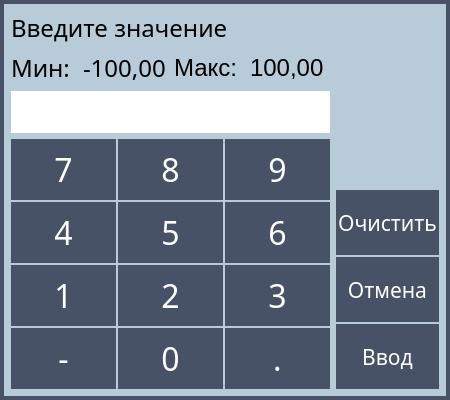
<?xml version="1.0" encoding="UTF-8"?>
<ui version="4.0">
 <class>DigitKeyboard</class>
 <widget class="QDialog" name="DigitKeyboard">
  <property name="geometry">
   <rect>
    <x>0</x>
    <y>0</y>
    <width>450</width>
    <height>400</height>
   </rect>
  </property>
  <property name="windowTitle">
   <string>Dialog</string>
  </property>
  <property name="styleSheet">
   <string notr="true">QDialog {
	color: #000000;
    background-color: #B7CBD8;
    border: 4px solid #485266
}

QPushButton {
    color: #FFFFFF;
    background-color: #485266;
    border: 2px solid #485266;
}

QPushButton:pressed {
    border-color: #EA8FA7;
}

QLineEdit {
    color: #000000;
    background-color: #FFFFFF;
    border: 2px solid #FFFFFF;
}

QLabel {
	color: #000000;
    background-color: #B7CBD8;
}</string>
  </property>
  <layout class="QVBoxLayout" name="verticalLayout_3">
   <item>
    <widget class="QLabel" name="lblStatusBar">
     <property name="font">
      <font>
       <family>Abyssinica SIL</family>
       <pointsize>18</pointsize>
      </font>
     </property>
     <property name="text">
      <string>Введите значение</string>
     </property>
    </widget>
   </item>
   <item>
    <layout class="QHBoxLayout" name="horizontalLayout_4">
     <item>
      <layout class="QVBoxLayout" name="verticalLayout">
       <item>
        <layout class="QHBoxLayout" name="horizontalLayout_3">
         <item>
          <layout class="QHBoxLayout" name="horizontalLayout">
           <item>
            <widget class="QLabel" name="lblMin">
             <property name="sizePolicy">
              <sizepolicy hsizetype="Preferred" vsizetype="Fixed">
               <horstretch>0</horstretch>
               <verstretch>0</verstretch>
              </sizepolicy>
             </property>
             <property name="font">
              <font>
               <family>Ubuntu Mono</family>
               <pointsize>18</pointsize>
              </font>
             </property>
             <property name="text">
              <string>Мин: </string>
             </property>
            </widget>
           </item>
           <item>
            <widget class="QLabel" name="lblMinValue">
             <property name="sizePolicy">
              <sizepolicy hsizetype="Expanding" vsizetype="Fixed">
               <horstretch>0</horstretch>
               <verstretch>0</verstretch>
              </sizepolicy>
             </property>
             <property name="font">
              <font>
               <family>Ubuntu Mono</family>
               <pointsize>18</pointsize>
              </font>
             </property>
             <property name="text">
              <string>-100,00</string>
             </property>
            </widget>
           </item>
          </layout>
         </item>
         <item>
          <layout class="QHBoxLayout" name="horizontalLayout_2">
           <item>
            <widget class="QLabel" name="lblMax">
             <property name="sizePolicy">
              <sizepolicy hsizetype="Preferred" vsizetype="Fixed">
               <horstretch>0</horstretch>
               <verstretch>0</verstretch>
              </sizepolicy>
             </property>
             <property name="font">
              <font>
               <pointsize>18</pointsize>
              </font>
             </property>
             <property name="text">
              <string>Макс: </string>
             </property>
            </widget>
           </item>
           <item>
            <widget class="QLabel" name="lblMaxValue">
             <property name="sizePolicy">
              <sizepolicy hsizetype="Expanding" vsizetype="Fixed">
               <horstretch>0</horstretch>
               <verstretch>0</verstretch>
              </sizepolicy>
             </property>
             <property name="font">
              <font>
               <pointsize>18</pointsize>
              </font>
             </property>
             <property name="text">
              <string>100,00</string>
             </property>
            </widget>
           </item>
          </layout>
         </item>
        </layout>
       </item>
       <item>
        <widget class="QLineEdit" name="lineEdit">
         <property name="sizePolicy">
          <sizepolicy hsizetype="Expanding" vsizetype="Maximum">
           <horstretch>0</horstretch>
           <verstretch>0</verstretch>
          </sizepolicy>
         </property>
         <property name="font">
          <font>
           <pointsize>24</pointsize>
          </font>
         </property>
         <property name="alignment">
          <set>Qt::AlignCenter</set>
         </property>
        </widget>
       </item>
       <item>
        <layout class="QGridLayout" name="gridLayout">
         <property name="spacing">
          <number>2</number>
         </property>
         <item row="0" column="0">
          <widget class="QPushButton" name="btnSymbol_7">
           <property name="sizePolicy">
            <sizepolicy hsizetype="Preferred" vsizetype="Expanding">
             <horstretch>0</horstretch>
             <verstretch>0</verstretch>
            </sizepolicy>
           </property>
           <property name="font">
            <font>
             <family>Ubuntu Mono</family>
             <pointsize>24</pointsize>
            </font>
           </property>
           <property name="focusPolicy">
            <enum>Qt::NoFocus</enum>
           </property>
           <property name="text">
            <string>7</string>
           </property>
          </widget>
         </item>
         <item row="0" column="1">
          <widget class="QPushButton" name="btnSymbol_8">
           <property name="sizePolicy">
            <sizepolicy hsizetype="Preferred" vsizetype="Expanding">
             <horstretch>0</horstretch>
             <verstretch>0</verstretch>
            </sizepolicy>
           </property>
           <property name="font">
            <font>
             <family>Ubuntu Mono</family>
             <pointsize>24</pointsize>
            </font>
           </property>
           <property name="focusPolicy">
            <enum>Qt::NoFocus</enum>
           </property>
           <property name="text">
            <string>8</string>
           </property>
          </widget>
         </item>
         <item row="0" column="2">
          <widget class="QPushButton" name="btnSymbol_9">
           <property name="sizePolicy">
            <sizepolicy hsizetype="Preferred" vsizetype="Expanding">
             <horstretch>0</horstretch>
             <verstretch>0</verstretch>
            </sizepolicy>
           </property>
           <property name="font">
            <font>
             <family>Ubuntu Mono</family>
             <pointsize>24</pointsize>
            </font>
           </property>
           <property name="focusPolicy">
            <enum>Qt::NoFocus</enum>
           </property>
           <property name="text">
            <string>9</string>
           </property>
          </widget>
         </item>
         <item row="2" column="1">
          <widget class="QPushButton" name="btnSymbol_2">
           <property name="sizePolicy">
            <sizepolicy hsizetype="Minimum" vsizetype="Expanding">
             <horstretch>0</horstretch>
             <verstretch>0</verstretch>
            </sizepolicy>
           </property>
           <property name="font">
            <font>
             <family>Ubuntu Mono</family>
             <pointsize>24</pointsize>
            </font>
           </property>
           <property name="focusPolicy">
            <enum>Qt::NoFocus</enum>
           </property>
           <property name="text">
            <string>2</string>
           </property>
          </widget>
         </item>
         <item row="2" column="2">
          <widget class="QPushButton" name="btnSymbol_3">
           <property name="sizePolicy">
            <sizepolicy hsizetype="Minimum" vsizetype="Expanding">
             <horstretch>0</horstretch>
             <verstretch>0</verstretch>
            </sizepolicy>
           </property>
           <property name="font">
            <font>
             <family>Ubuntu Mono</family>
             <pointsize>24</pointsize>
            </font>
           </property>
           <property name="focusPolicy">
            <enum>Qt::NoFocus</enum>
           </property>
           <property name="text">
            <string>3</string>
           </property>
          </widget>
         </item>
         <item row="1" column="2">
          <widget class="QPushButton" name="btnSymbol_6">
           <property name="sizePolicy">
            <sizepolicy hsizetype="Minimum" vsizetype="Expanding">
             <horstretch>0</horstretch>
             <verstretch>0</verstretch>
            </sizepolicy>
           </property>
           <property name="font">
            <font>
             <family>Ubuntu Mono</family>
             <pointsize>24</pointsize>
            </font>
           </property>
           <property name="focusPolicy">
            <enum>Qt::NoFocus</enum>
           </property>
           <property name="text">
            <string>6</string>
           </property>
          </widget>
         </item>
         <item row="1" column="1">
          <widget class="QPushButton" name="btnSymbol_5">
           <property name="sizePolicy">
            <sizepolicy hsizetype="Minimum" vsizetype="Expanding">
             <horstretch>0</horstretch>
             <verstretch>0</verstretch>
            </sizepolicy>
           </property>
           <property name="font">
            <font>
             <family>Ubuntu Mono</family>
             <pointsize>24</pointsize>
            </font>
           </property>
           <property name="focusPolicy">
            <enum>Qt::NoFocus</enum>
           </property>
           <property name="text">
            <string>5</string>
           </property>
          </widget>
         </item>
         <item row="2" column="0">
          <widget class="QPushButton" name="btnSymbol_1">
           <property name="sizePolicy">
            <sizepolicy hsizetype="Minimum" vsizetype="Expanding">
             <horstretch>0</horstretch>
             <verstretch>0</verstretch>
            </sizepolicy>
           </property>
           <property name="font">
            <font>
             <family>Ubuntu Mono</family>
             <pointsize>24</pointsize>
            </font>
           </property>
           <property name="focusPolicy">
            <enum>Qt::NoFocus</enum>
           </property>
           <property name="text">
            <string>1</string>
           </property>
          </widget>
         </item>
         <item row="1" column="0">
          <widget class="QPushButton" name="btnSymbol_4">
           <property name="sizePolicy">
            <sizepolicy hsizetype="Minimum" vsizetype="Expanding">
             <horstretch>0</horstretch>
             <verstretch>0</verstretch>
            </sizepolicy>
           </property>
           <property name="font">
            <font>
             <family>Ubuntu Mono</family>
             <pointsize>24</pointsize>
            </font>
           </property>
           <property name="focusPolicy">
            <enum>Qt::NoFocus</enum>
           </property>
           <property name="text">
            <string>4</string>
           </property>
          </widget>
         </item>
         <item row="3" column="0">
          <widget class="QPushButton" name="btnSymbol_minus">
           <property name="sizePolicy">
            <sizepolicy hsizetype="Minimum" vsizetype="Expanding">
             <horstretch>0</horstretch>
             <verstretch>0</verstretch>
            </sizepolicy>
           </property>
           <property name="font">
            <font>
             <family>Ubuntu Mono</family>
             <pointsize>24</pointsize>
            </font>
           </property>
           <property name="focusPolicy">
            <enum>Qt::NoFocus</enum>
           </property>
           <property name="text">
            <string>-</string>
           </property>
          </widget>
         </item>
         <item row="3" column="1">
          <widget class="QPushButton" name="btnSymbol_0">
           <property name="sizePolicy">
            <sizepolicy hsizetype="Minimum" vsizetype="Expanding">
             <horstretch>0</horstretch>
             <verstretch>0</verstretch>
            </sizepolicy>
           </property>
           <property name="font">
            <font>
             <family>Ubuntu Mono</family>
             <pointsize>24</pointsize>
            </font>
           </property>
           <property name="focusPolicy">
            <enum>Qt::NoFocus</enum>
           </property>
           <property name="text">
            <string>0</string>
           </property>
          </widget>
         </item>
         <item row="3" column="2">
          <widget class="QPushButton" name="btnSymbol_dot">
           <property name="sizePolicy">
            <sizepolicy hsizetype="Minimum" vsizetype="Expanding">
             <horstretch>0</horstretch>
             <verstretch>0</verstretch>
            </sizepolicy>
           </property>
           <property name="font">
            <font>
             <family>Ubuntu Mono</family>
             <pointsize>24</pointsize>
            </font>
           </property>
           <property name="focusPolicy">
            <enum>Qt::NoFocus</enum>
           </property>
           <property name="text">
            <string>.</string>
           </property>
          </widget>
         </item>
        </layout>
       </item>
      </layout>
     </item>
     <item>
      <layout class="QVBoxLayout" name="verticalLayout_2">
       <property name="spacing">
        <number>2</number>
       </property>
       <item>
        <spacer name="verticalSpacer">
         <property name="orientation">
          <enum>Qt::Vertical</enum>
         </property>
         <property name="sizeHint" stdset="0">
          <size>
           <width>20</width>
           <height>40</height>
          </size>
         </property>
        </spacer>
       </item>
       <item>
        <widget class="QPushButton" name="btnClear">
         <property name="minimumSize">
          <size>
           <width>0</width>
           <height>65</height>
          </size>
         </property>
         <property name="font">
          <font>
           <family>Ubuntu Mono</family>
           <pointsize>16</pointsize>
          </font>
         </property>
         <property name="focusPolicy">
          <enum>Qt::NoFocus</enum>
         </property>
         <property name="text">
          <string>Очистить</string>
         </property>
        </widget>
       </item>
       <item>
        <widget class="QPushButton" name="btnCancel">
         <property name="minimumSize">
          <size>
           <width>0</width>
           <height>65</height>
          </size>
         </property>
         <property name="font">
          <font>
           <family>Ubuntu Mono</family>
           <pointsize>16</pointsize>
          </font>
         </property>
         <property name="focusPolicy">
          <enum>Qt::NoFocus</enum>
         </property>
         <property name="text">
          <string>Отмена</string>
         </property>
        </widget>
       </item>
       <item>
        <widget class="QPushButton" name="btnOk">
         <property name="minimumSize">
          <size>
           <width>0</width>
           <height>65</height>
          </size>
         </property>
         <property name="font">
          <font>
           <family>Ubuntu Mono</family>
           <pointsize>16</pointsize>
          </font>
         </property>
         <property name="focusPolicy">
          <enum>Qt::NoFocus</enum>
         </property>
         <property name="text">
          <string>Ввод</string>
         </property>
        </widget>
       </item>
      </layout>
     </item>
    </layout>
   </item>
  </layout>
 </widget>
 <resources/>
 <connections/>
</ui>
